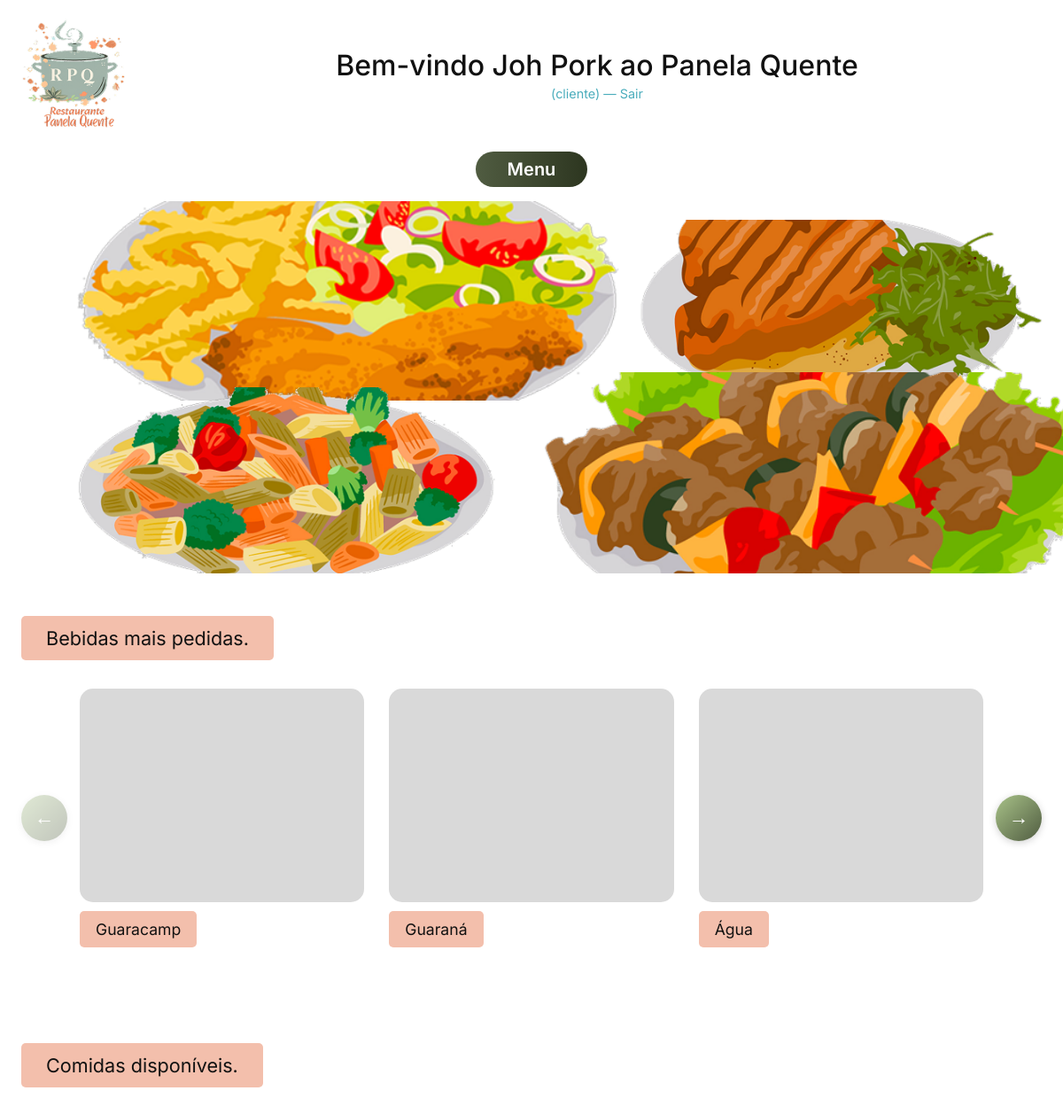
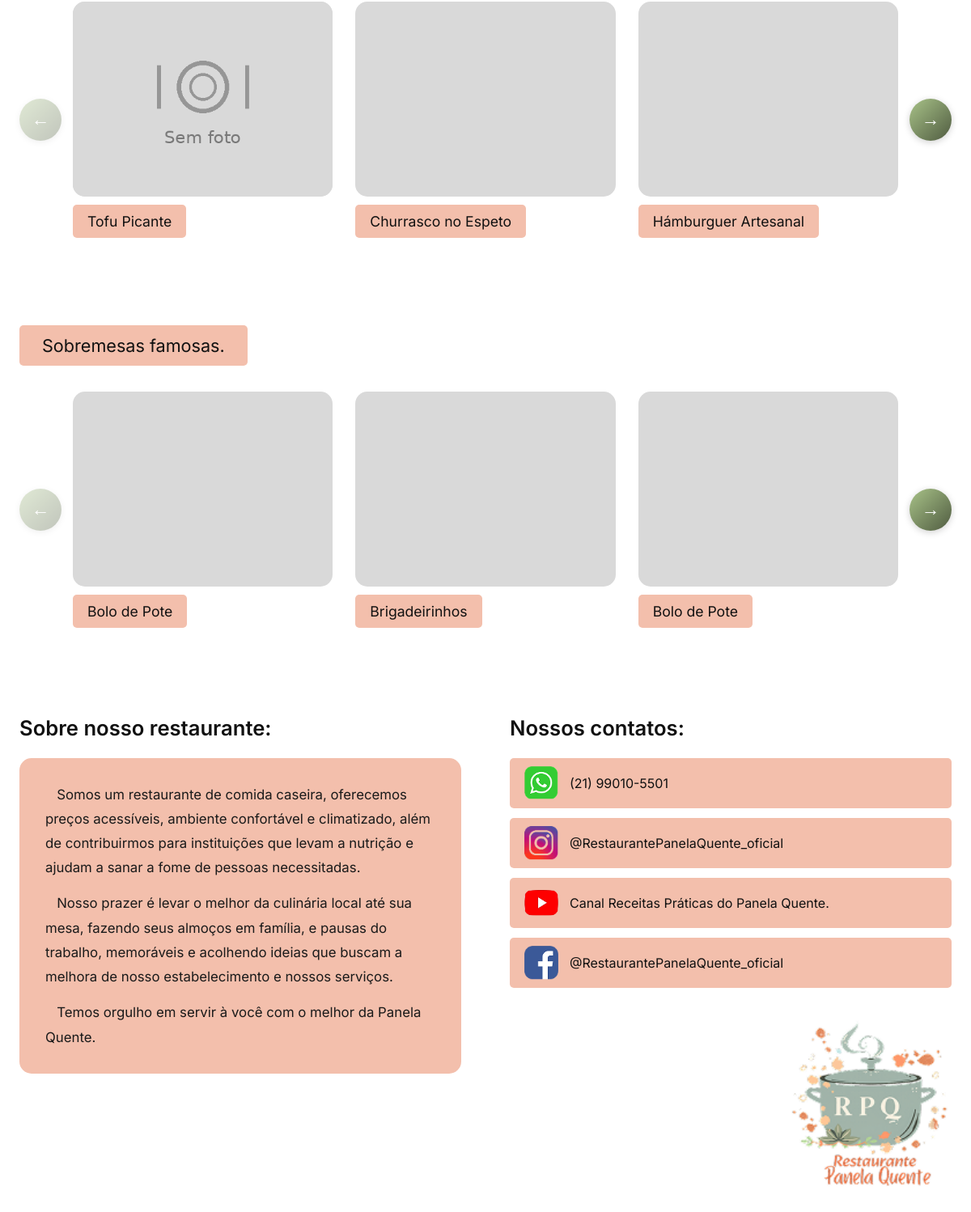
The page /projetobernardolohana/index.php?controller=auth&action=dashboard (signed in) on the database its author committed (2 pictures, top to bottom).
### tables this page shows
CREATE TABLE `produto` (
  `id` int(11) NOT NULL,
  `categoria_id` int(11) NOT NULL,
  `nome` varchar(100) NOT NULL,
  `descricao` text DEFAULT NULL,
  `variacao` varchar(150) DEFAULT NULL,
  `preco` decimal(10,2) NOT NULL DEFAULT 0.00,
  `estoque_qtd` int(11) NOT NULL DEFAULT 0,
  `fornecedor_id` int(11) DEFAULT NULL,
  `ativo` tinyint(1) NOT NULL DEFAULT 1
);

### projetobernardolohana/controllers/authcontroller.php (called while the page is built, shortened)
<?php
require_once __DIR__ . '/../models/produto.php';
require_once __DIR__ . '/../models/categoria.php';
require_once __DIR__ . '/../helpers/acl.php';
class AuthController
{
public function dashboard()
{
    $categoriaModel = new Categoria1();
    $produtoModel   = new Produto();
    $categoriasAtivas = $categoriaModel->listarAtivas();
    $todosProdutos    = $produtoModel->listarComCategoria(true);
    $categoriasProdutos = [];
    foreach ($categoriasAtivas as $cat) {
        $categoriasProdutos[$cat['id']] = ['nome' => $cat['nome'], 'produtos' => []];
    }
    foreach ($todosProdutos as $p) {
        if (isset($categoriasProdutos[$p['categoria_id']])) {
            $categoriasProdutos[$p['categoria_id']]['produtos'][] = $p;
        }
    }
    $categoriasProdutos = array_filter($categoriasProdutos, fn($c) => count($c['produtos']) > 0);
    require_once __DIR__ . '/../views/dashboard.php';
}
public function onlyAdmin()
{
$this->check();
if (($_SESSION['perfil'] ?? '') !== 'gerente') {
die("Acesso negado.");
} } }

### projetobernardolohana/index.php (called while the page is built, shortened)
<?php
require_once __DIR__ . '/config/db.php';
$controller = $_GET['controller'] ?? 'auth';
$action = $_GET['action'] ?? 'form';
switch ($controller) {
    case 'auth':
        require_once __DIR__ . '/controllers/authcontroller.php';
        $c = new AuthController();
        break;
}
$c->$action();

### projetobernardolohana/helpers/acl.php (called while the page is built, shortened)
<?php
function acl_podeVer(string $pagina): bool
{
    $perfil = $_SESSION['perfil'] ?? '';
    $mapa = [
        'dashboard'   => ['cliente'],
        'fornecedor'  => [],
        'produto'     => ['garçom'],
        'venda'       => ['garçom'],
    ];
    return in_array($perfil, $mapa[$pagina] ?? [], true);
}

### projetobernardolohana/config/db.php (called while the page is built)
<?php
class Database
{
    private static $conn=null;
    public static function getConnection()
    {
        if (self::$conn === null) {
            try {
                self::$conn=new PDO(
                    "mysql:host=localhost;dbname=projetorrgi51;charstet=utf8mb4",
                    "root",
                    "",
                    [
                        PDO::ATTR_ERRMODE=>PDO::ERRMODE_EXCEPTION,
                        PDO::ATTR_DEFAULT_FETCH_MODE=>PDO::FETCH_ASSOC
                    ]
                );
            }catch (PDOException $e){
                die("Erro ao conectar ao banco de dados.");
            }
        }
        return self::$conn;
    }
}

### projetobernardolohana/models/categoria.php (called while the page is built, shortened)
<?php
require_once __DIR__ . '/../config/db.php';
class Categoria1
{
private PDO $conn;
public function __construct()
{
$this->conn = Database::getConnection();
}
public function listarAtivas(): array
{
$sql = "SELECT id, nome FROM categoria1 WHERE ativo = 1 ORDER BY nome";
return $this->conn->query($sql)->fetchAll();
}
}

### projetobernardolohana/models/produto.php (called while the page is built, shortened)
<?php
require_once __DIR__ . '/../config/db.php';
class Produto
{
    private PDO $conn;
    public function __construct()
    {
        $this->conn = Database::getConnection();
    }
    public function listarComCategoria(bool $somenteAtivos = false): array
    {
        $sql = "
            SELECT p.id, p.categoria_id, p.nome, p.descricao, p.variacao,
                   p.preco, p.estoque_qtd, p.fornecedor_id,
                   p.ativo, c.nome AS categoria_nome
            FROM produto p
            INNER JOIN categoria1 c ON c.id = p.categoria_id
        ";
        if ($somenteAtivos) {
            $sql .= " WHERE p.ativo = 1 AND c.ativo = 1 ";
        }
        $sql .= " ORDER BY p.id DESC";
        return $this->conn->query($sql)->fetchAll();
    }
}

### projetobernardolohana/views/dashboard.php (the view, shortened to what this page needs)
<?php
$nome   = $_SESSION['nome']   ?? 'Usuário';
$perfil = $_SESSION['perfil'] ?? '';
function imagemProdutoDashboard(int $produtoId): string
{
    $baseFs  = __DIR__ . "/../public/uploads/produtos/";
    $baseUrl = "public/uploads/produtos/";
    foreach (['jpg', 'png', 'webp'] as $ext) {
        if (file_exists($baseFs . $produtoId . '.' . $ext)) {
            return $baseUrl . $produtoId . '.' . $ext;
        }
    }
    return "public/assets/img/produto_sem_foto.png";
}
function bannerCategoria(string $nome): string
{
    $mapa = [
        'Refeições'  => 'Refeições mais populares do nosso restaurante.',
        'Bebidas'    => 'Bebidas mais pedidas.',
        'Sobremesas' => 'Sobremesas famosas.',
    ];
    return $mapa[$nome] ?? ($nome . ' disponíveis.');
}
$categoriasProdutos = $categoriasProdutos ?? [];
?>
<!DOCTYPE html>
<html lang="pt-BR">
<head>
  <link rel="stylesheet" href="public/assets/css/style.css">
</head>
<body data-page="dashboard">
  <header>
    <div class="page-header">
      <div class="logo-wrap">
        <img src="public/uploads/img/Cópia de R.P.Q. Logo (2) 4.png"
             alt="Restaurante Panela Quente" />
      </div>
      <div class="header-center">
        <h1 class="header-title">Bem-vindo <?= htmlspecialchars($nome) ?> ao Panela Quente</h1>
        <a class="header-logout" href="index.php?controller=auth&action=logout">
          (<?= htmlspecialchars($perfil) ?>) &mdash; Sair
        </a>
      </div>
    </div>
    <nav class="nav-bar">
      <?php if (acl_podeVer('dashboard')): ?>
        <a href="index.php?controller=auth&action=dashboard" class="active">Menu</a>
      <?php endif; ?>
    </nav>
  </header>
  <div class="hero">
    <img class="hero-img" src="public/uploads/img/60 4 1.png" alt="Prato" />
    <img class="hero-img" src="public/uploads/img/60 1 1.png" alt="Prato" />
    <img class="hero-img" src="public/uploads/img/60 3 1.png" alt="Prato" />
    <img class="hero-img" src="public/uploads/img/60 2 1.png" alt="Prato" />
  </div>
  <?php if (empty($categoriasProdutos)): ?>
    <div class="empty-cardapio">Nenhum produto disponível no momento. Volte em breve!</div>
  <?php else: ?>
    <?php foreach ($categoriasProdutos as $catId => $cat): ?>
      <div class="section-title-wrap">
        <span class="section-banner"><?= htmlspecialchars(bannerCategoria($cat['nome'])) ?></span>
      </div>
      <div class="carousel-outer" data-carousel>
        <button type="button" class="car-arrow car-prev" aria-label="Produto anterior">&#8592;</button>
        <div class="carousel-viewport">
          <div class="carousel-track">
            <?php foreach ($cat['produtos'] as $p): ?>
              <div class="product-card">
                <img class="product-card__img"
                     src="<?= htmlspecialchars(imagemProdutoDashboard((int)$p['id'])) ?>"
                     alt="<?= htmlspecialchars($p['nome']) ?>" loading="lazy" decoding="async" />
                <span class="product-card__label"><?= htmlspecialchars($p['nome']) ?></span>
              </div>
            <?php endforeach; ?>
          </div>
        </div>
        <button type="button" class="car-arrow car-next" aria-label="Próximo produto">&#8594;</button>
      </div>
    <?php endforeach; ?>
  <?php endif; ?>
  <footer class="footer">
    <div class="footer__about">
      <h3>Sobre nosso restaurante:</h3>
      <div class="footer__about-box">
        <p>&nbsp;&nbsp;&nbsp;Somos um restaurante de comida caseira, oferecemos preços acessíveis, ambiente confortável e climatizado, além de contribuirmos para instituições que levam a nutrição e ajudam a sanar a fome de pessoas necessitadas.</p>
        <p>&nbsp;&nbsp;&nbsp;Nosso prazer é levar o melhor da culinária local até sua mesa, fazendo seus almoços em família, e pausas do trabalho, memoráveis e acolhendo ideias que buscam a melhora de nosso estabelecimento e nossos serviços.</p>
        <p>&nbsp;&nbsp;&nbsp;Temos orgulho em servir à você com o melhor da Panela Quente.</p>
      </div>
    </div>
    <div class="footer__contact">
      <h3>Nossos contatos:</h3>
      <div class="contact-list">
        <div class="contact-item">
          <img src="public/uploads/img/image 14.png" alt="WhatsApp" />
          <span>(21) 99010-5501</span>
        </div>
        <div class="contact-item">
          <img src="public/uploads/img/image 13.png" alt="Instagram" />
          <span>@RestaurantePanelaQuente_oficial</span>
        </div>
        <div class="contact-item">
          <img src="public/uploads/img/image 15.png" alt="YouTube" />
          <span>Canal Receitas Práticas do Panela Quente.</span>
        </div>
        <div class="contact-item">
          <img src="public/uploads/img/image 16 (1).png" alt="Facebook" />
          <span>@RestaurantePanelaQuente_oficial</span>
        </div>
      </div>
      <div class="footer-logo-wrap">
        <img src="public/uploads/img/Cópia de R.P.Q. Logo (2) 4.png" alt="Restaurante Panela Quente" />
      </div>
    </div>
  </footer>
</body>
</html>

### rows shown on the page
produto: shows a picture, nome "Guaracamp"
produto: shows a picture, nome "Guaraná"
produto: shows a picture, nome "Água"
produto: shows a picture, nome "Tofu Picante"
produto: shows a picture, nome "Churrasco no Espeto"
produto: shows a picture, nome "Hámburguer Artesanal"
produto: shows a picture, nome "Bolo de Pote"
produto: shows a picture, nome "Brigadeirinhos"
produto: shows a picture, nome "Bolo de Pote"

### other values the page prints
$nome "Joh Pork"
$perfil "cliente"
bannerCategoria($cat['nome']) "Bebidas mais pedidas."
bannerCategoria($cat['nome']) "Comidas disponíveis."
bannerCategoria($cat['nome']) "Sobremesas famosas."
